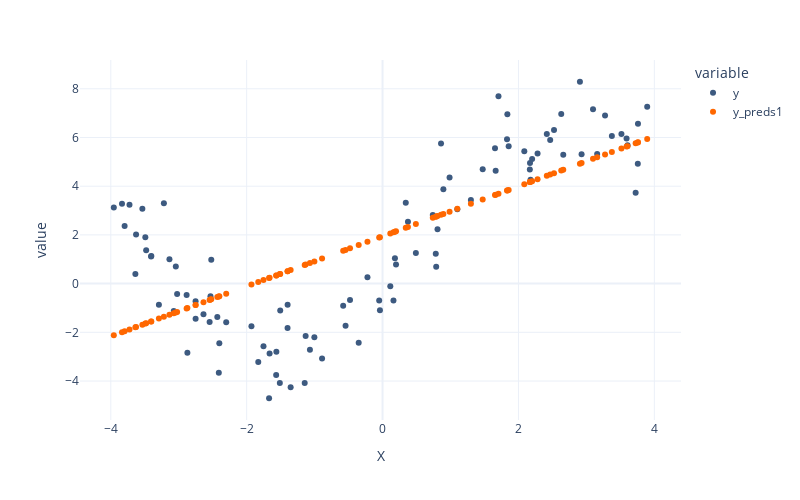

Source (notebook cell):
### Code cell
plot = px.scatter(data_frame=train,
                  x = "X",
                  y = ["y", "y_preds1"],
                  color_discrete_sequence=["#3d5a80", "#ff6700"],
                  height=500,
                  width=800,
                  template ="plotly_white")

plot.show()
